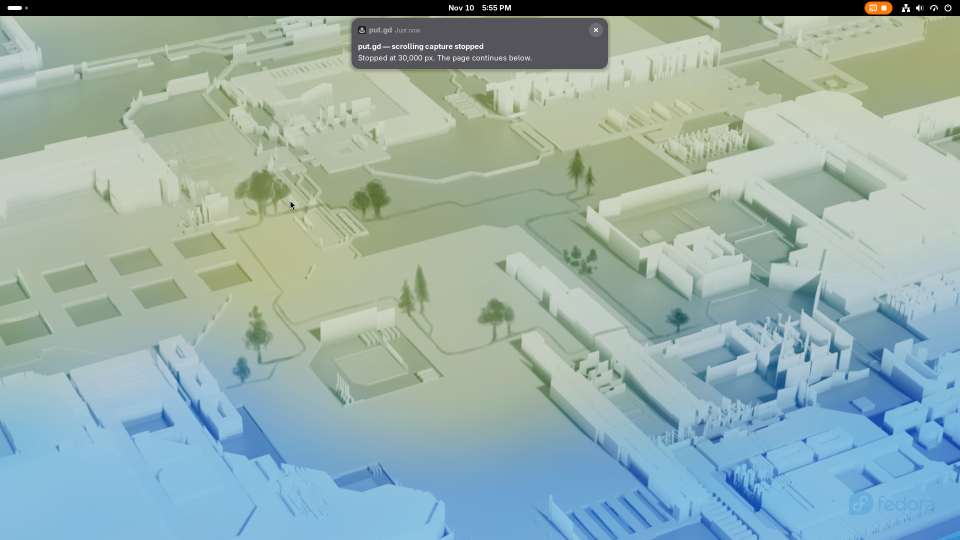
#> input picture records/2026-11-10-scroll-physical-pass2-1398/f44/cap-notification.png, 1920 x 1080 px, given in place of shortcuts-bound-correct.png, which was not available (shown at 1/2 size)
$ python scratch-ap6-compose.py
#> lines starting #> are read from the running program, lines starting #| are printed output that depends on the picture
from pathlib import Path
from PIL import Image
import json
E=Path.home()/'work/i1363/work/acceptance-1363/ap6'
a=Image.open(E/'shortcuts-bound-correct.png').crop((240,120,1020,744));a.save(E/'shortcuts-crop.png')
#> after `a = Image.open(E / 'shortcuts-bound-correct.png').crop((240, 120, 1020`:
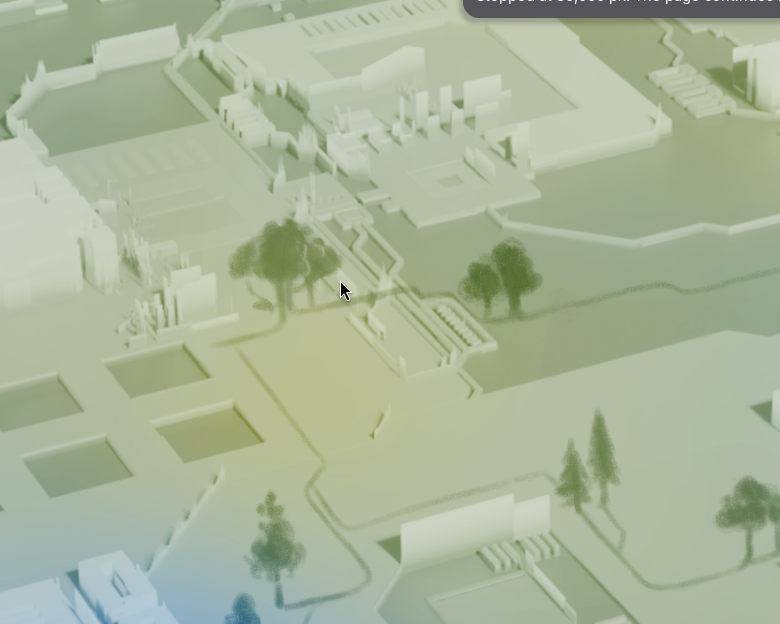
#> a: PIL image 780x624 RGB; mean R, G, B 169.4, 181.3, 154
json.dump([{'kind':'rectangle','rect':[14,194,750,52]},{'kind':'rectangle','rect':[14,298,750,52]}],open(E/'shortcuts-spec.json','w'))
canvas=Image.new('RGB',(780,590),'#f4f4f2');canvas.paste(Image.open(E/'tray-menu.png').crop((898,207,1155,746)),(15,40));canvas.paste(Image.open(E/'tray-countdown.png').crop((505,0,775,65)),(325,100));canvas.save(E/'tray-compose.png')
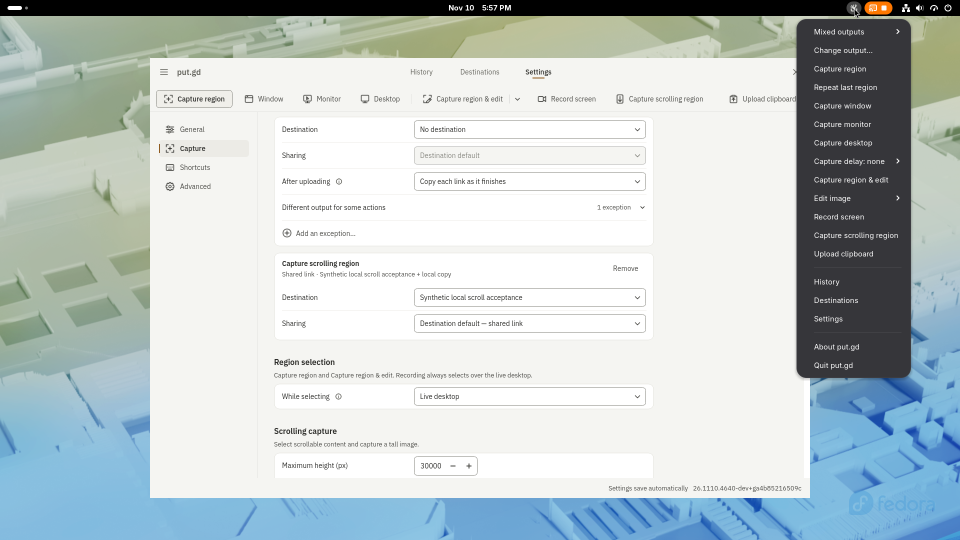
#> input picture records/2026-11-10-scroll-physical-pass2-1398/f44/tray-menu.png, 1920 x 1080 px, found by its file name (shown at 1/2 size)
#> after `canvas.paste(Image.open(E / 'tray-menu.png').crop((898, 207, 1155, 746`:
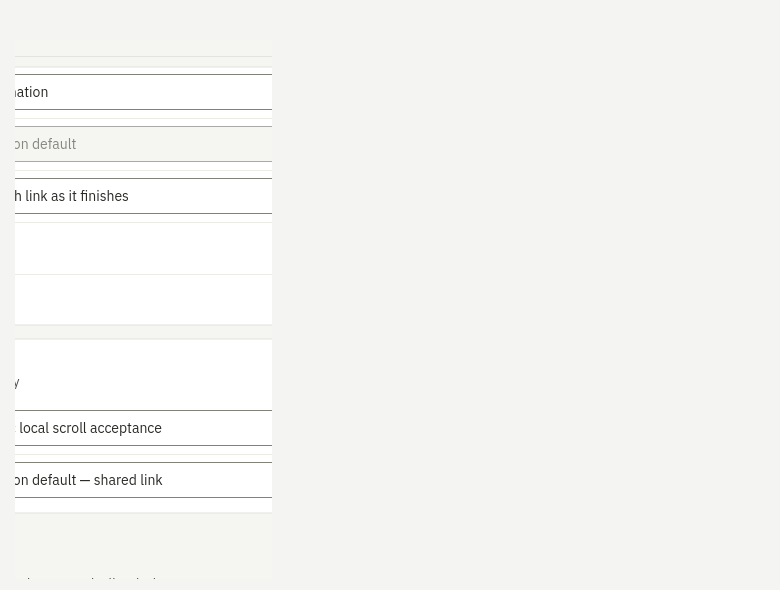
#> canvas: PIL image 780x590 RGB; mean R, G, B 245.2, 245.2, 243.5
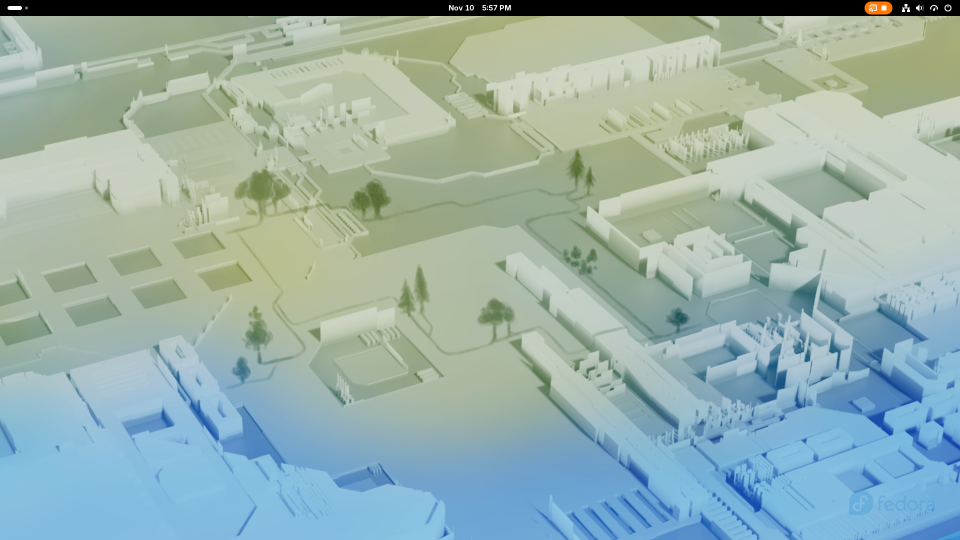
#> input picture records/2026-11-10-scroll-physical-pass2-1398/f44/restored-idle.png, 1920 x 1080 px, given in place of tray-countdown.png, which was not available (shown at 1/2 size)
#> after `canvas.paste(Image.open(E / 'tray-countdown.png').crop((505, 0, 775, 6`:
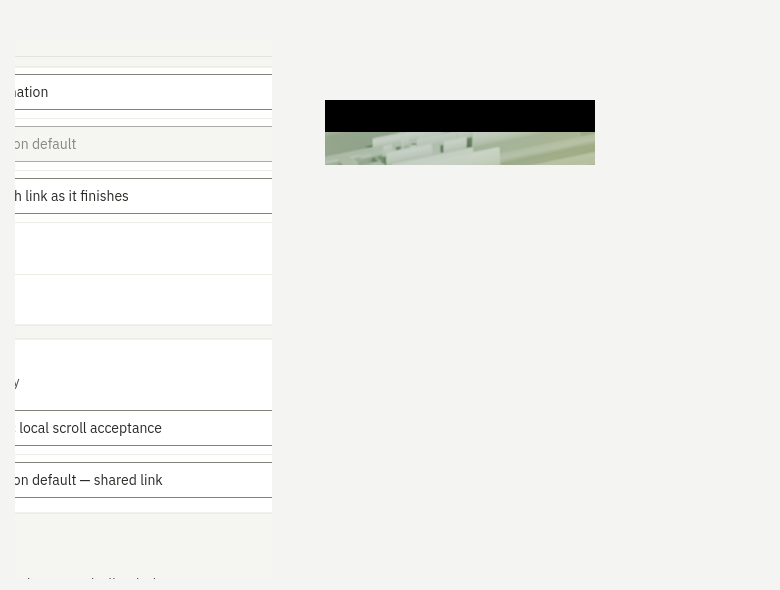
#> canvas: PIL image 780x590 RGB; mean R, G, B 239.2, 239.5, 237.4
json.dump([{'kind':'text','at':[15,10],'text':'Plasma Wayland - build 4498','fontPixels':20},{'kind':'rectangle','rect':[20,212,247,54]},{'kind':'text','at':[315,60],'text':'Tray started a 3 second capture','fontPixels':19},{'kind':'arrow','from':[430,205],'to':[440,135]},{'kind':'text','at':[310,240],'text':'Countdown visible; saved image clean','fontPixels':18}],open(E/'tray-spec.json','w'))
